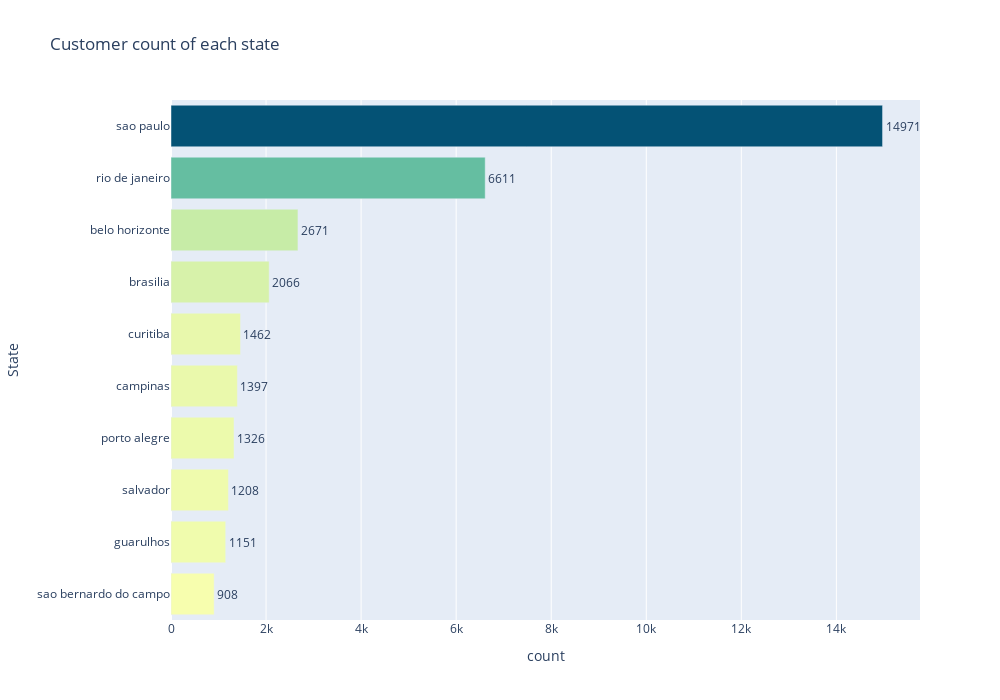

The cell this chart's notebook holds for it:
### Code cell
fig = go.Figure(go.Bar(y=order['state'], x=order['count'], # Need to revert x and y axis
                      orientation="h", text=order['count'],
    textposition = "outside", marker={'color': order['count'], 
    'colorscale': 'bluyl'})) 
fig.update_layout(title_text='Customer count of each state',
                  xaxis_title="count",yaxis_title="State", 
                  width=1000, height=700, yaxis={'categoryorder':'total ascending'})
fig.show()

### Figure 1 — Plotly figure (JSON) as saved in the notebook; plotly's stock layout.template omitted (floating-point values rounded to 4 significant figures)
{"data": [{"marker": {"color": [14971, 6611, 2671, 2066, 1462, 1397, 1326, 1208, 1151, 908], "colorscale": [[0, "rgb(247, 254, 174)"], [0.1667, "rgb(183, 230, 165)"], [0.3333, "rgb(124, 203, 162)"], [0.5, "rgb(70, 174, 160)"], [0.6667, "rgb(8, 144, 153)"], [0.8333, "rgb(0, 113, 139)"], [1, "rgb(4, 82, 117)"]]}, "orientation": "h", "text": [14971, 6611, 2671, 2066, 1462, 1397, 1326, 1208, 1151, 908], "textposition": "outside", "type": "bar", "x": [14971, 6611, 2671, 2066, 1462, 1397, 1326, 1208, 1151, 908], "y": ["sao paulo", "rio de janeiro", "belo horizonte", "brasilia", "curitiba", "campinas", "porto alegre", "salvador", "guarulhos", "sao bernardo do campo"]}], "layout": {"height": 700, "title": {"text": "Customer count of each state"}, "width": 1000, "xaxis": {"title": {"text": "count"}}, "yaxis": {"categoryorder": "total ascending", "title": {"text": "State"}}}}
